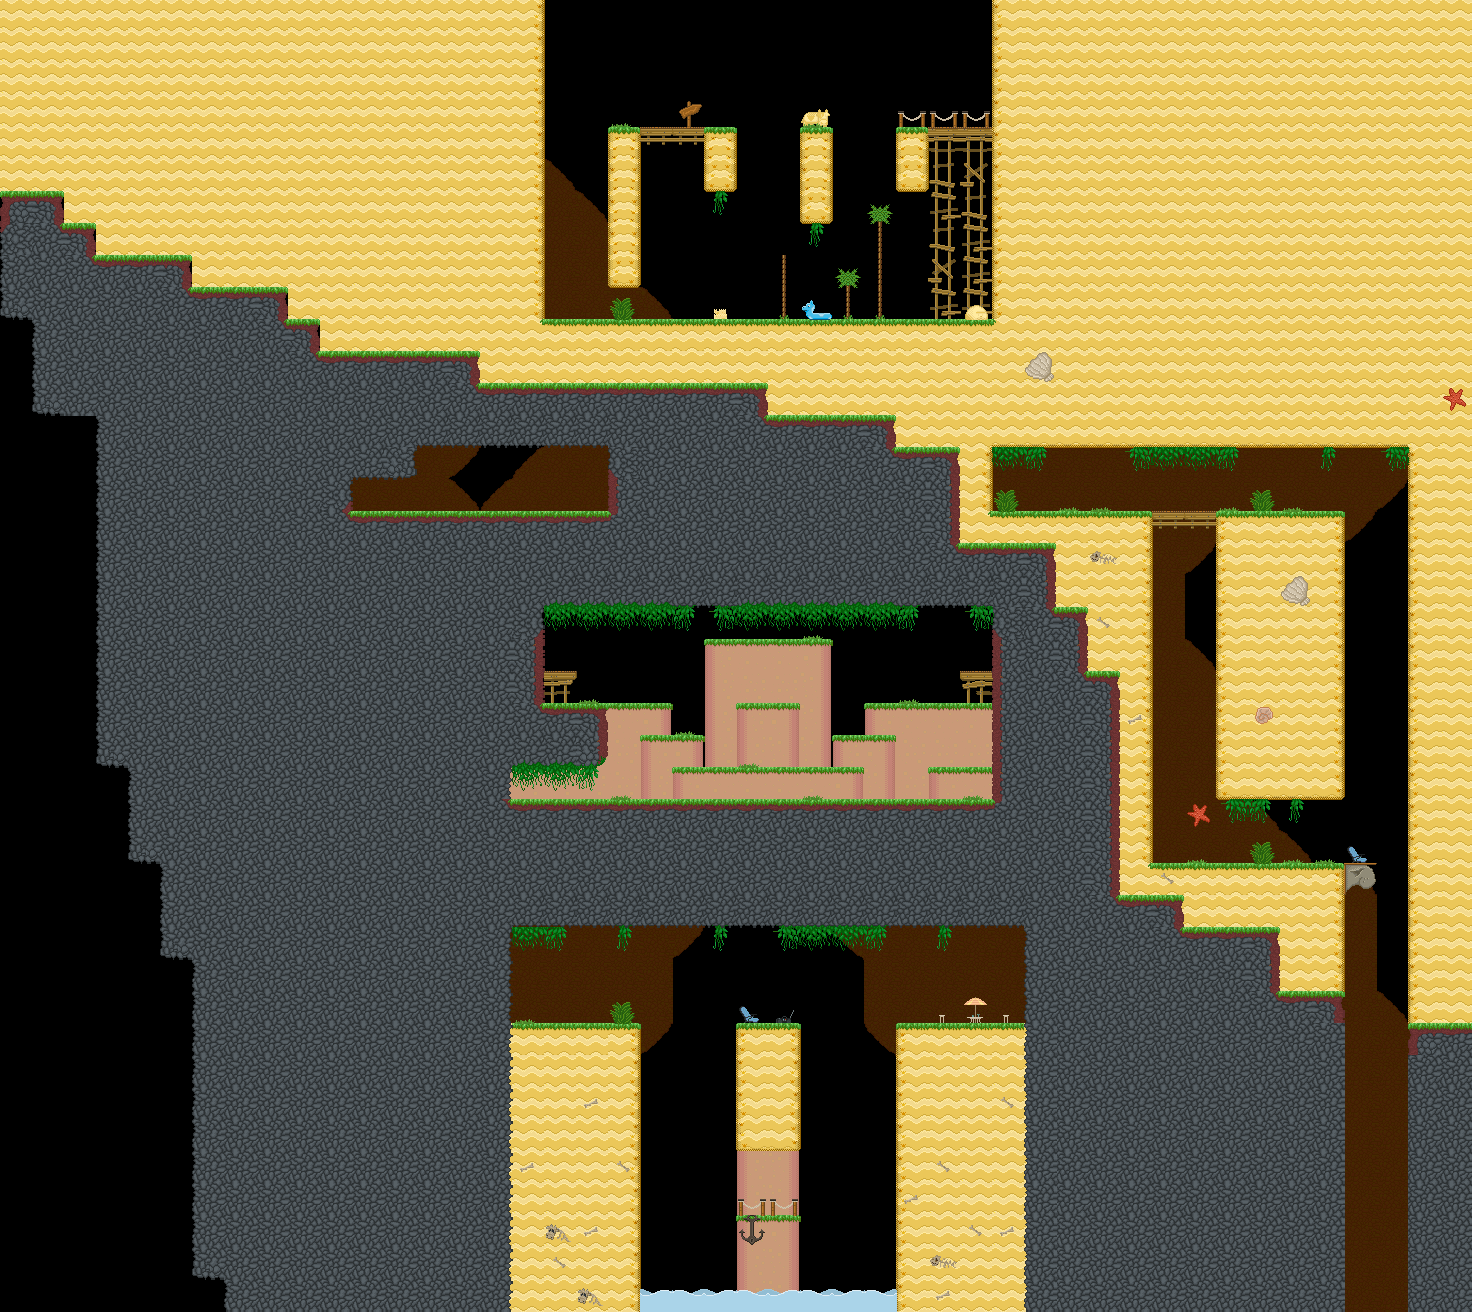

This is a level from a 2D game, rendered from its Tiled map with the project's own tilesets. A one-line summary and the map file follow, with tile-layer data summarised:
An orthogonal 46x41 tile map with 32x32 px tiles, 3 tile layers (background, main, foreground), 5 tilesets and 121 objects (40x veggie, 12x spike, 8x teleport, 3x door, 3x key, ...).

<map version="1.9" tiledversion="1.9.0" orientation="orthogonal" renderorder="right-down" width="46" height="41" tilewidth="32" tileheight="32" infinite="0" nextlayerid="10" nextobjectid="193">
 <properties>
  <property name="hints" value="" />
  <property name="time_to_beat" value="32" />
 </properties>
 <tileset firstgid="1" name="grass_level" tilewidth="32" tileheight="32" tilecount="153" columns="17">
  <image source="../../sprites/tilesets/34tile.png" width="544" height="306" />
 </tileset>
 <tileset firstgid="154" name="34tile_beach_temp" tilewidth="33" tileheight="33" spacing="1" margin="1" tilecount="189" columns="21">
  <image source="../../sprites/tilesets/34tile_beach_temp.png" trans="ff00ff" width="714" height="306" />
 </tileset>
 <tileset firstgid="343" name="object_tilemap_32" tilewidth="32" tileheight="32" tilecount="25" columns="5">
  <image source="../../sprites/tilesets/object_tilemap_32.png" width="160" height="160" />
  <tile id="0">
   <properties>
    <property name="item_no" value="5" />
    <property name="type" value="costume_head" />
   </properties>
  </tile>
  <tile id="1">
   <properties>
    <property name="spawn" value="spawn" />
   </properties>
  </tile>
  <tile id="2">
   <properties>
    <property name="goal" value="goal" />
   </properties>
  </tile>
  <tile id="3">
   <properties>
    <property name="name" value="pig" />
   </properties>
  </tile>
  <tile id="4">
   <properties>
    <property name="direction" value="left" />
    <property name="name" value="walking_enemy" />
   </properties>
  </tile>
 </tileset>
 <tileset firstgid="368" name="object_tilemap_16" tilewidth="16" tileheight="16" tilecount="12" columns="4">
  <image source="../../sprites/tilesets/object_tilemap_16.png" width="64" height="48" />
 </tileset>
 <tileset firstgid="380" name="treetops_big_96" tilewidth="96" tileheight="64" tilecount="2" columns="2">
  <image source="../../sprites/objects/scenery/treetops_big_96.png" trans="ff00ff" width="192" height="64" />
 </tileset>
 <layer id="1" name="background" width="46" height="41">
  <properties>
   <property name="background" value="background" />
  </properties>
  <data>[1886 cells, 261 non-empty, 12 distinct tile ids]</data>
 </layer>
 <layer id="2" name="main" width="46" height="41">
  <data>[1886 cells, 1417 non-empty, 65 distinct tile ids]</data>
 </layer>
 <layer id="3" name="foreground" width="46" height="41">
  <properties>
   <property name="foreground" value="foreground" />
  </properties>
  <data>[1886 cells, 118 non-empty, 22 distinct tile ids]</data>
 </layer>
 <objectgroup color="#e70000" id="4" name="hard-blocks">
  <object id="49" x="512" y="576" width="512" height="32" />
  <object id="50" x="512" y="800" width="512" height="32" />
  <object id="125" x="480" y="736" width="32" height="96" />
  <object id="128" x="1088" y="864" width="192" height="64" />
  <object id="135" x="1408" y="1024" width="64" height="320" />
  <object id="136" x="1280" y="992" width="64" height="320" />
  <object id="157" x="608" y="416" width="32" height="128" />
  <object id="158" x="320" y="512" width="288" height="32" />
  <object id="159" x="320" y="416" width="32" height="96" />
  <object id="160" x="352" y="416" width="256" height="32" />
  <object id="163" x="352" y="448" width="64" height="32" />
  <object id="165" x="480" y="896" width="576" height="32" />
  <object id="166" x="1024" y="928" width="32" height="128" />
  <object id="169" x="480" y="928" width="32" height="96" />
  <object id="170" x="480" y="1024" width="128" height="32" />
  <object id="171" x="928" y="1024" width="96" height="32" />
 </objectgroup>
 <objectgroup color="#0055ff" id="5" name="soft-blocks" visible="0">
  <object id="51" x="704" y="640" width="128" height="32" />
  <object id="52" x="864" y="704" width="128" height="32" />
  <object id="53" x="608" y="704" width="64" height="32" />
  <object id="54" x="544" y="672" width="32" height="32" />
  <object id="55" x="960" y="672" width="32" height="32" />
  <object id="56" x="672" y="768" width="192" height="32" />
  <object id="57" x="928" y="768" width="64" height="32" />
  <object id="71" x="928" y="128" width="64" height="32" />
  <object id="72" x="640" y="128" width="64" height="32" />
  <object id="74" x="832" y="736" width="64" height="32" />
  <object id="75" x="640" y="736" width="64" height="32" />
  <object id="98" x="736" y="1216" width="64" height="32" />
  <object id="108" x="736" y="704" width="64" height="32" />
  <object id="131" x="1152" y="512" width="64" height="32" />
  <object id="183" x="1344" y="864" width="32" height="32" />
 </objectgroup>
 <objectgroup id="6" name="objects-32px">
  <object id="10" name="start" gid="344" x="752" y="800" width="32" height="32">
   <properties>
    <property name="direction" value="right" />
    <property name="health" value="100" />
   </properties>
  </object>
  <object id="11" name="goal" gid="345" x="512" y="800" width="32" height="32" />
  <object id="12" name="chest" gid="343" x="352" y="512" width="32" height="32">
   <properties>
    <property name="item_no" value="1" />
    <property name="type" value="costume_leg" />
   </properties>
  </object>
  <object id="58" name="teleport" gid="350" x="960" y="768" width="32" height="32">
   <properties>
    <property name="newX" value="512" />
    <property name="newY" value="976" />
   </properties>
  </object>
  <object id="59" name="teleport" gid="350" x="960" y="672" width="32" height="32">
   <properties>
    <property name="newX" value="992" />
    <property name="newY" value="464" />
   </properties>
  </object>
  <object id="60" name="teleport" gid="350" x="576" y="512" width="32" height="32">
   <properties>
    <property name="newX" value="544" />
    <property name="newY" value="624" />
   </properties>
  </object>
  <object id="61" name="teleport" gid="350" x="752" y="640" width="32" height="32">
   <properties>
    <property name="newX" value="928" />
    <property name="newY" value="256" />
   </properties>
  </object>
  <object id="73" name="teleport" gid="350" x="960" y="128" width="32" height="32">
   <properties>
    <property name="newX" value="752" />
    <property name="newY" value="640" />
   </properties>
  </object>
  <object id="107" name="teleport" gid="350" x="512" y="1024" width="32" height="32">
   <properties>
    <property name="newX" value="960" />
    <property name="newY" value="720" />
   </properties>
  </object>
  <object id="122" name="door" gid="354" x="576" y="800" width="32" height="32">
   <properties>
    <property name="color" value="yellow" />
   </properties>
  </object>
  <object id="126" name="door" gid="353" x="544" y="800" width="32" height="32">
   <properties>
    <property name="color" value="blue" />
   </properties>
  </object>
  <object id="138" name="teleport" gid="350" x="992" y="512" width="32" height="32">
   <properties>
    <property name="newX" value="960" />
    <property name="newY" value="624" />
   </properties>
  </object>
  <object id="161" name="teleport" gid="350" x="544" y="672" width="32" height="32">
   <properties>
    <property name="newX" value="576" />
    <property name="newY" value="464" />
   </properties>
  </object>
  <object id="162" name="door" gid="355" x="384" y="512" width="32" height="32">
   <properties>
    <property name="color" value="red" />
   </properties>
  </object>
  <object id="184" name="treetop_palm" gid="366" x="768" y="256" width="32" height="32" />
 </objectgroup>
 <objectgroup id="7" name="objects-16px">
  <!-- 55 objects omitted --></objectgroup>
 <objectgroup id="8" name="treetop_big" />
 <objectgroup color="#33a42d" id="9" name="sand-blocks">
  <!-- 20 objects omitted --></objectgroup>
</map>
<!-- 75 of 121 objects omitted -->
